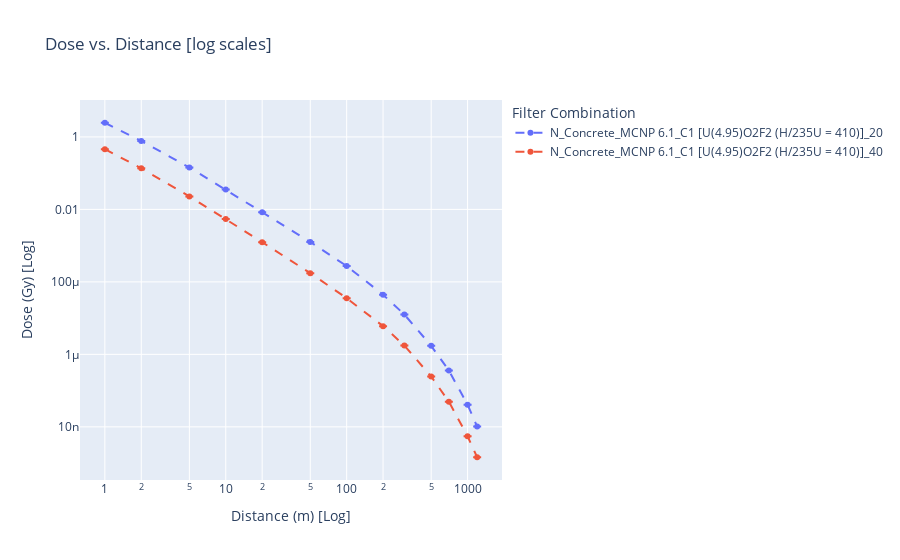

The notebook cell saved with this chart:
### Code cell
import pandas as pd
import plotly.graph_objects as go
import ipywidgets as widgets
from IPython.display import display
from ipywidgets import Output

# Charger vos données
data = pd.read_excel("../DB/All-at-once_DB.xlsx")

# Calcul des incertitudes absolues
data["Absolute Uncertainty"] = (data["1s uncertainty"] / 100) * data["Dose (Gy)"]

# Ajouter une colonne pour la combinaison de filtres
data['Filter Combo'] = data.apply(lambda row: f"{row['Particle']}_{row['Screen']}_{row['Code']}_{row['Case']}_{row['Thickness (cm)']}", axis=1)

output = Output()  # Créez une zone d'affichage pour la figure

# Initialiser une figure vide dans l'objet Output
fig = go.Figure()
fig.update_layout(
    title="Dose vs. Distance [log scales]",
    xaxis_title="Distance (m) [Log]",
    yaxis_title="Dose (Gy) [Log]",
    legend_title="Filter Combination",
    xaxis={'type': 'log'},
    yaxis={'type': 'log'},
    showlegend=True  # Assure que la légende est toujours affichée
)

display(output)  # Affiche l'objet Output une seule fois

# Fonction pour mettre à jour le graphique
def plot_filters(particle_types, screen_types, code_types, case_types, thickness_types):
    fig.data = []  # Efface les données précédentes de la figure
    filtered_data = data[data['Particle'].isin(particle_types) & 
                         data['Screen'].isin(screen_types) &
                         data['Code'].isin(code_types) &
                         data['Case'].isin(case_types) &
                         data['Thickness (cm)'].isin(thickness_types)]

    for combo in filtered_data['Filter Combo'].unique():
        df_subset = filtered_data[filtered_data['Filter Combo'] == combo]
        fig.add_trace(go.Scatter(x=df_subset["Distance (m)"], y=df_subset["Dose (Gy)"],
                                 mode='lines+markers', name=combo,
                                 line=dict(dash='dash'),
                                 error_y=dict(type='data', array=2*df_subset["Absolute Uncertainty"],
                                              visible=True)))
    with output:
        output.clear_output(wait=True)  # Efface la sortie précédente
        display(fig)  # Affichez la figure mise à jour

# Création des widgets
particle_selector = widgets.SelectMultiple(
    options=list(data['Particle'].unique()),
    value=[data['Particle'].unique()[0]],
    description='Particle:',
)

screen_selector = widgets.SelectMultiple(
    options=list(data['Screen'].unique()),
    value=[data['Screen'].unique()[0]],
    description='Screen:',
)

code_selector = widgets.SelectMultiple(
    options=list(data['Code'].unique()),
    value=[data['Code'].unique()[0]],
    description='Code:',
)

case_selector = widgets.SelectMultiple(
    options=list(data['Case'].unique()),
    value=[data['Case'].unique()[0]],
    description='Case:',
)

thickness_options = sorted(data['Thickness (cm)'].unique())
thickness_selector = widgets.SelectMultiple(
    options=thickness_options,
    value=[thickness_options[0]],
    description='Thickness:',
)

interactive_plot = widgets.interactive_output(plot_filters, {
    'particle_types': particle_selector, 
    'screen_types': screen_selector, 
    'code_types': code_selector,
    'case_types': case_selector,
    'thickness_types': thickness_selector
})

widget_box = widgets.VBox([
    particle_selector,
    screen_selector,
    code_selector,
    case_selector,
    thickness_selector
])

display(widget_box)

### Figure 1 — Plotly figure (JSON) as saved in the notebook; plotly's stock layout.template omitted (floating-point values rounded to 4 significant figures)
{"data": [{"error_y": {"array": [0.001106, 0.0001298, 2.783e-05, 6.533e-06, 1.183e-06, 3.256e-07, 5.968e-08, 7.256e-09, 2.066e-09, 2.785e-10, 5.454e-11, 5.9e-12, 1.441e-12], "type": "data", "visible": true}, "line": {"dash": "dash"}, "mode": "lines+markers", "name": "N_Concrete_MCNP 6.1_C1 [U(4.95)O2F2 (H/235U = 410)]_20", "type": "scatter", "x": [1, 2, 5, 10, 20, 50, 100, 200, 300, 500, 700, 1000, 1200], "y": [2.457, 0.7724, 0.1434, 0.03512, 0.008329, 0.001262, 0.0002737, 4.425e-05, 1.259e-05, 1.719e-06, 3.588e-07, 4.097e-08, 1.015e-08]}, {"error_y": {"array": [0.0001149, 4.739e-05, 1.631e-05, 3.331e-06, 1.823e-07, 3.684e-08, 6.396e-09, 1.527e-09, 3.381e-10, 3.862e-11, 8.237e-12, 7.025e-13, 1.884e-13], "type": "data", "visible": true}, "line": {"dash": "dash"}, "mode": "lines+markers", "name": "N_Concrete_MCNP 6.1_C1 [U(4.95)O2F2 (H/235U = 410)]_40", "type": "scatter", "x": [1, 2, 5, 10, 20, 50, 100, 200, 300, 500, 700, 1000, 1200], "y": [0.4597, 0.1362, 0.02284, 0.005407, 0.001248, 0.0001738, 3.553e-05, 6.01e-06, 1.761e-06, 2.445e-07, 4.962e-08, 5.489e-09, 1.449e-09]}], "layout": {"legend": {"title": {"text": "Filter Combination"}}, "showlegend": true, "title": {"text": "Dose vs. Distance [log scales]"}, "xaxis": {"title": {"text": "Distance (m) [Log]"}, "type": "log"}, "yaxis": {"title": {"text": "Dose (Gy) [Log]"}, "type": "log"}}}
